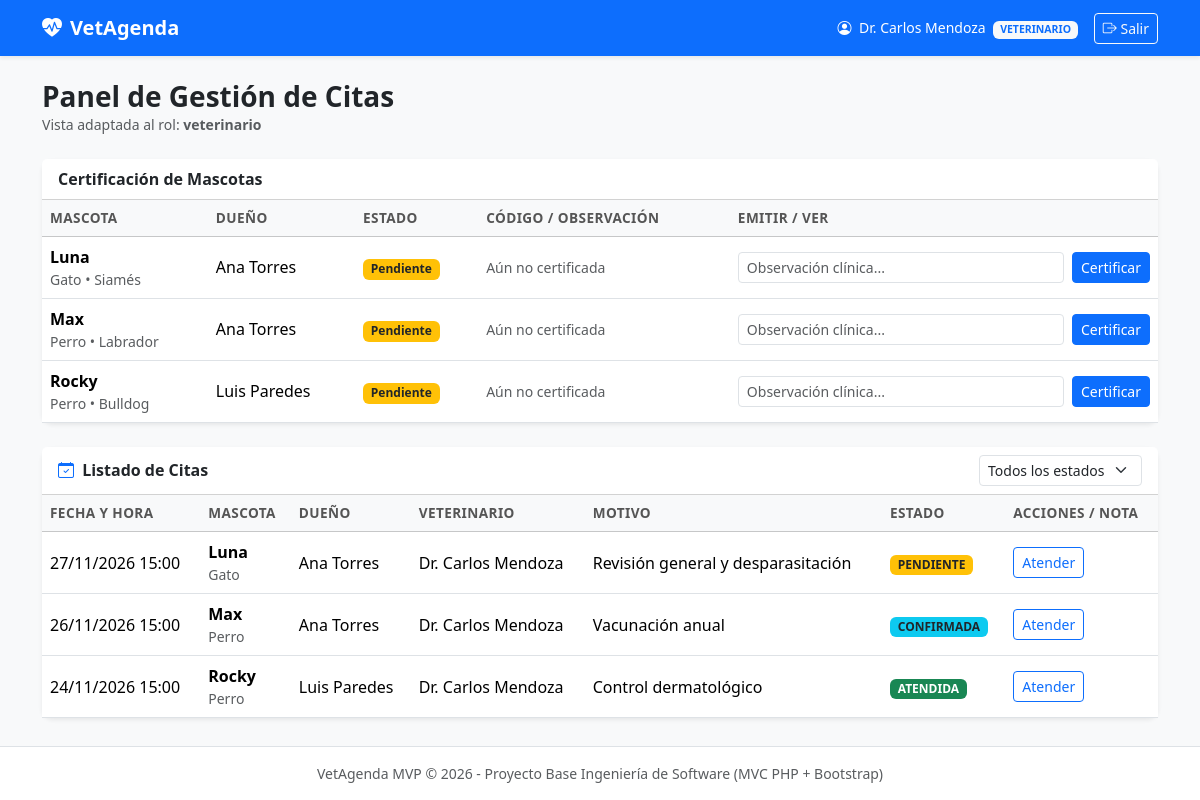
/index.php?action=dashboard (signed in), run on the app's committed database.
### tables this page shows
CREATE TABLE mascotas (
    id INT AUTO_INCREMENT PRIMARY KEY,
    nombre VARCHAR(80) NOT NULL,
    especie VARCHAR(50) NOT NULL,
    raza VARCHAR(80) DEFAULT 'Mestizo',
    edad INT DEFAULT 0,
    id_dueno INT NOT NULL,
    certificada TINYINT(1) NOT NULL DEFAULT 0,
    codigo_certificado VARCHAR(40) NULL UNIQUE,
    observacion_certificado VARCHAR(255) NULL,
    fecha_certificacion DATETIME NULL,
    certificado_por INT NULL,
    FOREIGN KEY (id_dueno) REFERENCES usuarios(id) ON DELETE CASCADE,
    FOREIGN KEY (certificado_por) REFERENCES usuarios(id) ON DELETE SET NULL
);

CREATE TABLE usuarios (
    id INT AUTO_INCREMENT PRIMARY KEY,
    nombre VARCHAR(100) NOT NULL,
    email VARCHAR(100) NOT NULL UNIQUE,
    password_hash VARCHAR(255) NOT NULL,
    rol ENUM('cliente', 'recepcionista', 'veterinario') NOT NULL DEFAULT 'cliente',
    creado_en TIMESTAMP DEFAULT CURRENT_TIMESTAMP
);

CREATE TABLE citas (
    id INT AUTO_INCREMENT PRIMARY KEY,
    id_mascota INT NOT NULL,
    id_veterinario INT NOT NULL,
    fecha_hora DATETIME NOT NULL,
    motivo VARCHAR(255) NOT NULL,
    estado ENUM('pendiente', 'confirmada', 'cancelada', 'atendida') NOT NULL DEFAULT 'pendiente',
    nota_clinica TEXT NULL,
    FOREIGN KEY (id_mascota) REFERENCES mascotas(id) ON DELETE CASCADE,
    FOREIGN KEY (id_veterinario) REFERENCES usuarios(id) ON DELETE CASCADE
);

### app/controllers/CitaController.php (called while the page is built, shortened)
<?php
require_once __DIR__ . '/../models/Cita.php';
require_once __DIR__ . '/../models/Mascota.php';
class CitaController {
    private $citaModel;
    private $mascotaModel;
    public function __construct($db) {
        $this->citaModel = new Cita($db);
        $this->mascotaModel = new Mascota($db);
    }
    public function dashboard() {
        $usuario = $_SESSION['usuario'];
        if ($usuario['rol'] === 'cliente') {
            $citas = $this->citaModel->listarPorDueno($usuario['id']);
            $mascotas = $this->mascotaModel->listarPorDueno($usuario['id']);
        } else {
            $citas = $this->citaModel->listarTodas();
            $mascotas = $this->mascotaModel->listarTodas();
        }
        require __DIR__ . '/../views/dashboard/index.php';
    }
}

### app/models/Mascota.php (called while the page is built, shortened)
<?php
class Mascota {
    private $conn;
    private $table = 'mascotas';
    public function __construct($db) {
        $this->conn = $db;
    }
    public function listarTodas() {
        $query = "SELECT m.*, d.nombre AS nombre_dueno, u.nombre AS nombre_certificador
                  FROM " . $this->table . " m
                  INNER JOIN usuarios d ON m.id_dueno = d.id
                  LEFT JOIN usuarios u ON m.certificado_por = u.id
                  ORDER BY m.certificada ASC, m.nombre ASC";
        $stmt = $this->conn->prepare($query);
        $stmt->execute();
        return $stmt->fetchAll(PDO::FETCH_ASSOC);
    }
}

### app/models/Cita.php (called while the page is built, shortened)
<?php
class Cita {
    private $conn;
    private $table = 'citas';
    public function __construct($db) {
        $this->conn = $db;
    }
    public function listarTodas() {
        $query = "SELECT c.*, m.nombre AS mascota, m.especie, u.nombre AS dueno, v.nombre AS veterinario
                  FROM " . $this->table . " c
                  INNER JOIN mascotas m ON c.id_mascota = m.id
                  INNER JOIN usuarios u ON m.id_dueno = u.id
                  INNER JOIN usuarios v ON c.id_veterinario = v.id
                  ORDER BY c.fecha_hora DESC";
        $stmt = $this->conn->prepare($query);
        $stmt->execute();
        return $stmt->fetchAll();
    }
}

### app/views/dashboard/index.php (the view, shortened to what this page needs)
<?php require __DIR__ . '/../layouts/header.php'; ?>
<div class="d-flex justify-content-between align-items-center mb-4">
    <div>
        <h3 class="fw-bold mb-0">Panel de Gestión de Citas</h3>
        <p class="text-muted small mb-0">Vista adaptada al rol: <strong><?= htmlspecialchars($usuario['rol']) ?></strong></p>
    </div>
</div>
<?php if ($usuario['rol'] === 'cliente'): ?>
    <div class="card shadow-sm border-0 mb-4">
        <div class="card-header bg-white fw-semibold">
            <i class="bi bi-paw me-1 text-primary"></i> Mis Mascotas Registradas
        </div>
        <div class="card-body">
            <?php if (empty($mascotas)): ?>
                <p class="text-muted mb-0">No tienes mascotas registradas aún.</p>
            <?php else: ?>
                <div class="row g-3">
                    <?php foreach ($mascotas as $m): ?>
                        <?php $estaCertificada = (int)($m['certificada'] ?? 0) === 1; ?>
                        <div class="col-md-4">
                            <div class="border rounded p-3 bg-light h-100 d-flex flex-column justify-content-between">
                                <div>
                                    <div class="d-flex justify-content-between align-items-start mb-1">
                                        <h6 class="fw-bold mb-0"><?= htmlspecialchars($m['nombre']) ?></h6>
                                        <?php if ($estaCertificada): ?>
                                            <span class="badge bg-success">Certificada</span>
                                        <?php else: ?>
                                            <span class="badge bg-secondary">Sin certificar</span>
                                        <?php endif; ?>
                                    </div>
                                    <span class="badge bg-secondary"><?= htmlspecialchars($m['especie']) ?></span>
                                    <span class="small text-muted ms-1"><?= htmlspecialchars($m['raza']) ?> • <?= (int)$m['edad'] ?> años</span>
                                    <?php if ($estaCertificada && !empty($m['codigo_certificado'])): ?>
                                        <div class="small text-muted mt-2">
                                            Código: <strong><?= htmlspecialchars($m['codigo_certificado']) ?></strong>
                                        </div>
                                    <?php endif; ?>
                                </div>
                                <?php if ($estaCertificada): ?>
                                    <div class="mt-3">
                                        <a href="index.php?action=ver_certificado&id=<?= (int)$m['id'] ?>" class="btn btn-sm btn-outline-success w-100">
                                            Ver Certificado
                                        </a>
                                    </div>
                                <?php endif; ?>
                            </div>
                        </div>
                    <?php endforeach; ?>
                </div>
            <?php endif; ?>
        </div>
    </div>
<?php else: ?>
    <div class="card shadow-sm border-0 mb-4">
        <div class="card-header bg-white fw-semibold">
            Certificación de Mascotas
        </div>
        <div class="table-responsive">
            <table class="table table-hover align-middle mb-0">
                <thead class="table-light">
                    <tr>
                        <th>Mascota</th>
                        <th>Dueño</th>
                        <th>Estado</th>
                        <th>Código / Observación</th>
                        <th>Emitir / Ver</th>
                    </tr>
                </thead>
                <tbody>
                    <?php if (empty($mascotas)): ?>
                        <tr><td colspan="5" class="text-center text-muted py-4">No hay mascotas registradas.</td></tr>
                    <?php else: ?>
                        <?php foreach ($mascotas as $m): ?>
                            <?php $estaCertificada = (int)($m['certificada'] ?? 0) === 1; ?>
                            <tr>
                                <td>
                                    <strong><?= htmlspecialchars($m['nombre']) ?></strong>
                                    <div class="small text-muted"><?= htmlspecialchars($m['especie']) ?> • <?= htmlspecialchars($m['raza']) ?></div>
                                </td>
                                <td><?= htmlspecialchars($m['nombre_dueno'] ?? '') ?></td>
                                <td>
                                    <?php if ($estaCertificada): ?>
                                        <span class="badge bg-success">Certificada</span>
                                    <?php else: ?>
                                        <span class="badge bg-warning text-dark">Pendiente</span>
                                    <?php endif; ?>
                                </td>
                                <td>
                                    <?php if ($estaCertificada): ?>
                                        <div class="small fw-semibold"><?= htmlspecialchars($m['codigo_certificado']) ?></div>
                                        <div class="small text-muted"><?= htmlspecialchars($m['observacion_certificado'] ?? '') ?></div>
                                    <?php else: ?>
                                        <span class="small text-muted">Aún no certificada</span>
                                    <?php endif; ?>
                                </td>
                                <td>
                                    <form method="POST" action="index.php?action=certificar_mascota" class="d-flex gap-2 align-items-center">
                                        <input type="text" name="observacion_certificado" class="form-control form-control-sm" placeholder="Observación clínica..." value="<?= htmlspecialchars($m['observacion_certificado'] ?? '') ?>" required>
                                        <button type="submit" class="btn btn-sm btn-primary text-nowrap">
                                            <?= $estaCertificada ? 'Reemitir' : 'Certificar' ?>
                                        </button>
                                    </form>
                                </td>
                            </tr>
                        <?php endforeach; ?>
                    <?php endif; ?>
                </tbody>
            </table>
        </div>
    </div>
<?php endif; ?>
<div class="card shadow-sm border-0">
    <div class="card-header bg-white d-flex justify-content-between align-items-center">
        <span class="fw-semibold"><i class="bi bi-calendar-check me-1 text-primary"></i> Listado de Citas</span>
        <select id="filtroEstado" class="form-select form-select-sm w-auto">
            <option value="todas">Todos los estados</option>
        </select>
    </div>
    <div class="table-responsive">
        <table class="table table-hover align-middle mb-0" id="tablaCitas">
            <thead class="table-light">
                <tr>
                    <th>Fecha y Hora</th>
                    <th>Mascota</th>
                    <?php if ($usuario['rol'] !== 'cliente'): ?>
                        <th>Dueño</th>
                    <?php endif; ?>
                    <th>Veterinario</th>
                    <th>Motivo</th>
                    <th>Estado</th>
                    <th>Acciones / Nota</th>
                </tr>
            </thead>
            <tbody>
                <?php if (empty($citas)): ?>
                    <tr><td colspan="7" class="text-center text-muted py-4">No hay citas registradas.</td></tr>
                <?php else: ?>
                    <?php foreach ($citas as $c): ?>
                        <?php
                            $badgeClass = match($c['estado']) {
                                'pendiente' => 'bg-warning text-dark',
                                'confirmada' => 'bg-info text-dark',
                                'atendida' => 'bg-success',
                                'cancelada' => 'bg-danger',
                                default => 'bg-secondary'
                            };
                        ?>
                        <tr data-estado="<?= htmlspecialchars($c['estado']) ?>">
                            <td><?= date('d/m/Y H:i', strtotime($c['fecha_hora'])) ?></td>
                            <td>
                                <strong><?= htmlspecialchars($c['mascota']) ?></strong>
                                <div class="small text-muted"><?= htmlspecialchars($c['especie']) ?></div>
                            </td>
                            <?php if ($usuario['rol'] !== 'cliente'): ?>
                                <td><?= htmlspecialchars($c['dueno']) ?></td>
                            <?php endif; ?>
                            <td><?= htmlspecialchars($c['veterinario']) ?></td>
                            <td><?= htmlspecialchars($c['motivo']) ?></td>
                            <td><span class="badge <?= $badgeClass ?> text-uppercase"><?= htmlspecialchars($c['estado']) ?></span></td>
                            <td>
                                <?php if ($usuario['rol'] === 'recepcionista'): ?>
                                    <button class="btn btn-sm btn-outline-success" onclick="mostrarAlertaSprint('Sprint 3 - RF05: Confirmar cita #<?= $c['id'] ?>')">Confirmar</button>
                                    <button class="btn btn-sm btn-outline-danger" onclick="mostrarAlertaSprint('Sprint 3 - RF05: Cancelar cita #<?= $c['id'] ?>')">Cancelar</button>
                                <?php elseif ($usuario['rol'] === 'veterinario'): ?>
                                    <button class="btn btn-sm btn-outline-primary" onclick="mostrarAlertaSprint('Sprint 3 - RF06: Atender cita #<?= $c['id'] ?>')">Atender</button>
                                <?php else: ?>
                                    <span class="small text-muted"><?= htmlspecialchars($c['nota_clinica'] ?? 'Sin notas') ?></span>
                                <?php endif; ?>
                            </td>
                        </tr>
                    <?php endforeach; ?>
                <?php endif; ?>
            </tbody>
        </table>
    </div>
</div>
<?php require __DIR__ . '/../layouts/footer.php'; ?>

### public/index.php (shortened to what this page needs)
<?php
require_once __DIR__ . '/../app/controllers/CitaController.php';
$database = new Database();
$db = $database->getConnection();
$action = $_GET['action'] ?? 'dashboard';
$citaController = new CitaController($db);
switch ($action) {
    case 'dashboard':
    default:
        $citaController->dashboard();
        break;
}

### app/views/layouts/header.php (shortened to what this page needs)
<!DOCTYPE html>
<html lang="es">
<head>
    <link href="https://cdn.jsdelivr.net/npm/bootstrap@5.3.3/dist/css/bootstrap.min.css" rel="stylesheet">
    <link href="https://cdn.jsdelivr.net/npm/bootstrap-icons@1.11.3/font/bootstrap-icons.min.css" rel="stylesheet">
    <link rel="stylesheet" href="css/styles.css">
</head>
<body class="bg-light d-flex flex-column min-vh-100">
<nav class="navbar navbar-expand-lg navbar-dark bg-primary shadow-sm">
    <div class="container">
        <a class="navbar-brand fw-bold" href="index.php?action=dashboard">
            <i class="bi bi-heart-pulse-fill me-2"></i>VetAgenda
        </a>
        <?php if (isset($_SESSION['usuario'])): ?>
            <div class="d-flex align-items-center text-white">
                <span class="me-3 small">
                    <i class="bi bi-person-circle me-1"></i>
                    <?= htmlspecialchars($_SESSION['usuario']['nombre']) ?>
                    <span class="badge bg-light text-primary ms-1 text-uppercase">
                        <?= htmlspecialchars($_SESSION['usuario']['rol']) ?>
                    </span>
                </span>
                <a href="index.php?action=logout" class="btn btn-outline-light btn-sm">
                    <i class="bi bi-box-arrow-right"></i> Salir
                </a>
            </div>
        <?php endif; ?>
    </div>
</nav>
<main class="container my-4 flex-grow-1">

### app/views/layouts/footer.php (shortened to what this page needs)
</main>
<footer class="bg-white border-top py-3 mt-auto">
    <div class="container text-center text-muted small">
        VetAgenda MVP &copy; <?= date('Y') ?> - Proyecto Base Ingeniería de Software (MVC PHP + Bootstrap)
    </div>
</footer>
</body>
</html>

### public/css/styles.css (style rules this page uses)
body { font-family: 'Segoe UI', system-ui, -apple-system, sans-serif; }
.card { border-radius: 0.65rem; }
.table th { font-size: 0.85rem; text-transform: uppercase; letter-spacing: 0.03em; color: #555; }

### data on the page
mascotas: nombre "Luna", especie "Gato", raza "Siamés", id_dueno.nombre "Ana Torres", certificada "Pendiente"
mascotas: nombre "Max", especie "Perro", raza "Labrador", id_dueno.nombre "Ana Torres", certificada "Pendiente"
mascotas: nombre "Rocky", especie "Perro", raza "Bulldog", id_dueno.nombre "Luis Paredes", certificada "Pendiente"
citas: fecha_hora "27/11/2026 15:00", id_mascota.nombre "Luna", id_mascota.especie "Gato", usuarios.nombre "Ana Torres", id_veterinario.nombre "Dr. Carlos Mendoza", motivo "Revisión general y desparasitación", estado "PENDIENTE"
citas: fecha_hora "26/11/2026 15:00", id_mascota.nombre "Max", id_mascota.especie "Perro", usuarios.nombre "Ana Torres", id_veterinario.nombre "Dr. Carlos Mendoza", motivo "Vacunación anual", estado "CONFIRMADA"
citas: fecha_hora "24/11/2026 15:00", id_mascota.nombre "Rocky", id_mascota.especie "Perro", usuarios.nombre "Luis Paredes", id_veterinario.nombre "Dr. Carlos Mendoza", motivo "Control dermatológico", estado "ATENDIDA"

### other printed values
$_SESSION['usuario']['nombre'] "Dr. Carlos Mendoza"
$_SESSION['usuario']['rol'] "VETERINARIO"
$usuario['rol'] "veterinario"
